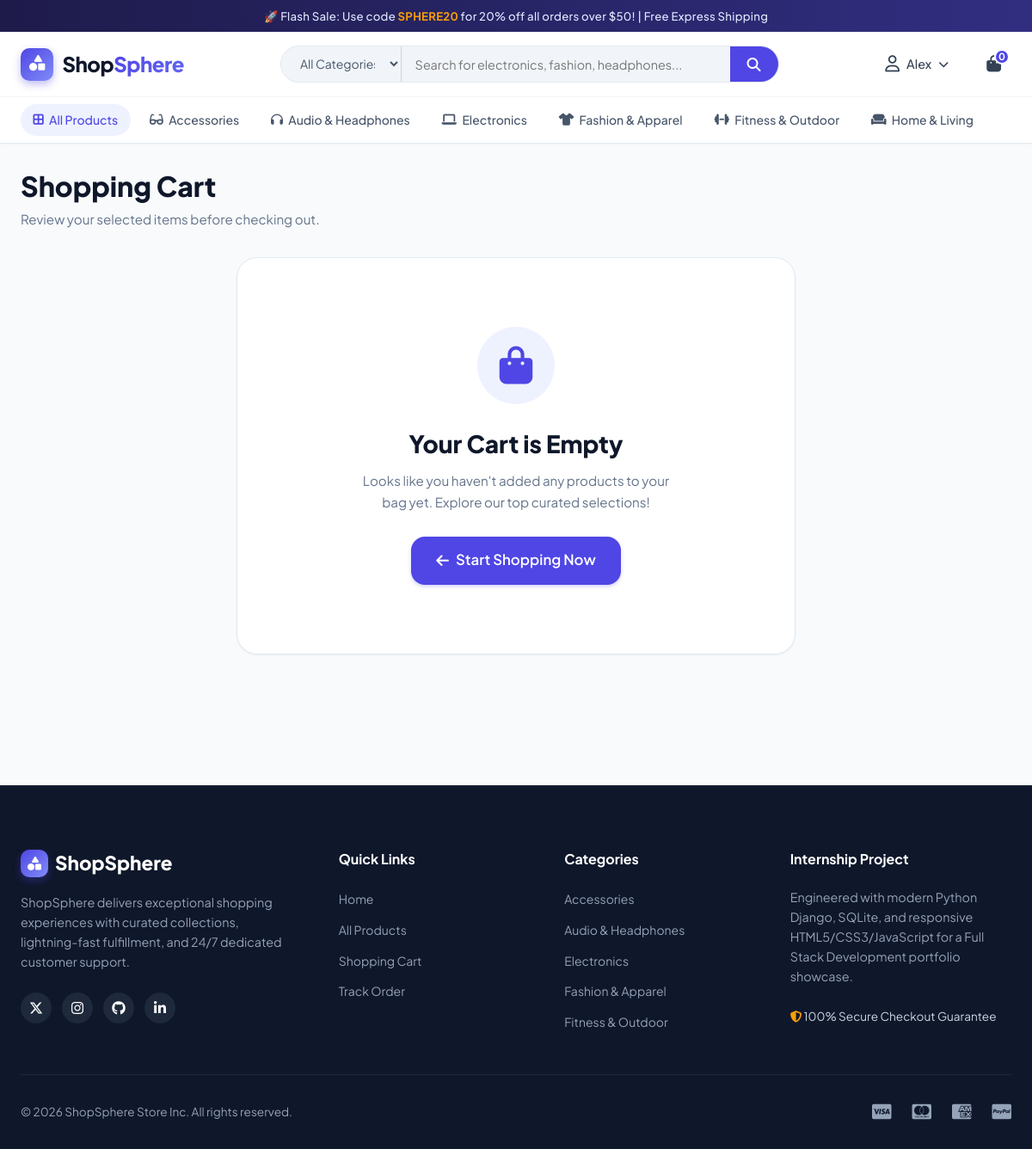
The app's page /cart/ (signed in) with its own data.
### store/models.py (models this page shows, shortened)
class Category(models.Model):
    name = models.CharField(max_length=100, unique=True)
    slug = models.SlugField(max_length=120, unique=True, blank=True)
    description = models.TextField(blank=True)
    icon = models.CharField(max_length=50, default='fa-tag', help_text='FontAwesome icon class e.g. fa-laptop, fa-shirt')
    image_url = models.URLField(max_length=500, blank=True)
    image = models.ImageField(upload_to='categories/', blank=True, null=True)
    is_active = models.BooleanField(default=True)
    created_at = models.DateTimeField(auto_now_add=True)
    class Meta:
        verbose_name_plural = 'Categories'
        ordering = ['name']

### cart/views.py (the view)
# urls.py: path('', views.cart_detail, name='cart_detail'),
def cart_detail(request):
    cart = Cart(request)
    subtotal = cart.get_subtotal()
    shipping = cart.get_shipping_fee()
    tax = cart.get_tax()
    total = cart.get_total()
    context = {
        'cart': cart,
        'subtotal': subtotal,
        'shipping': shipping,
        'tax': tax,
        'total': total,
    }
    return render(request, 'cart/cart.html', context)

### cart/cart.py (called while the page is built)
    def __len__(self):
        return sum(item['quantity'] for item in self.cart.values())

    def get_subtotal(self):
        return sum(Decimal(str(item['price'])) * item['quantity'] for item in self.cart.values())

    def get_shipping_fee(self):
        subtotal = self.get_subtotal()
        if subtotal == Decimal('0.00') or len(self) == 0:
            return Decimal('0.00')
        if subtotal >= Decimal('50.00'):
            return Decimal('0.00')
        return Decimal('9.99')

    def get_tax(self):
        subtotal = self.get_subtotal()
        if subtotal == Decimal('0.00') or len(self) == 0:
            return Decimal('0.00')
        return round(subtotal * Decimal('0.05'), 2)

    def get_total(self):
        if len(self) == 0:
            return Decimal('0.00')
        return self.get_subtotal() + self.get_shipping_fee() + self.get_tax()

### cart/context_processors.py (called while the page is built)
def cart(request):
    cart_obj = Cart(request)
    return {
        'cart': cart_obj,
        'cart_count': len(cart_obj),
        'cart_subtotal': cart_obj.get_subtotal(),
    }

### store/context_processors.py (called while the page is built)
def store_context(request):
    categories = Category.objects.filter(is_active=True)
    return {
        'all_categories': categories,
    }

### templates/cart/cart.html (shortened to what this page needs)
{% extends 'base.html' %}
{% load static %}
{% block content %}
<div class="container" style="padding-top: 1.5rem; padding-bottom: 3.5rem;">
  <div style="margin-bottom: 2rem;">
    <h1 style="font-size: 2rem; font-weight: 800; color: var(--gray-900);">Shopping Cart</h1>
    <span style="color: var(--gray-500); font-size: 0.95rem;">Review your selected items before checking out.</span>
  </div>
  {% if cart %}
    <div class="cart-layout">
      <div class="cart-card">
        <table class="cart-table">
          <thead>
            <tr>
              <th style="width: 45%;">Product</th>
              <th style="width: 15%;">Price</th>
              <th style="width: 20%;">Quantity</th>
              <th style="width: 15%;">Subtotal</th>
              <th style="width: 5%;"></th>
            </tr>
          </thead>
          <tbody>
            {% for item in cart %}
              <tr id="cart-row-{{ item.product.id }}">
                <td>
                  <div class="cart-product">
                    <img src="{{ item.product.display_image }}" alt="{{ item.product.name }}" class="cart-thumb">
                    <div>
                      <span class="cart-product-cat">{{ item.product.category.name }}</span>
                      <h4 class="cart-product-title">
                        <a href="{{ item.product.get_absolute_url }}">{{ item.product.name }}</a>
                      </h4>
                    </div>
                  </div>
                </td>
                <td>
                  <span style="font-weight: 600; color: var(--gray-800);">${{ item.price }}</span>
                </td>
                <td>
                  <div class="quantity-control">
                    <button type="button" class="qty-btn cart-qty-btn" data-action="decrease" data-product-id="{{ item.product.id }}" title="Decrease quantity">
                      <i class="fa-solid fa-minus" style="font-size: 0.75rem;"></i>
                    </button>
                    <span class="cart-qty-val" style="width: 36px; text-align: center; font-weight: 700; font-size: 0.9rem;">{{ item.quantity }}</span>
                    <button type="button" class="qty-btn cart-qty-btn" data-action="increase" data-product-id="{{ item.product.id }}" title="Increase quantity">
                      <i class="fa-solid fa-plus" style="font-size: 0.75rem;"></i>
                    </button>
                  </div>
                </td>
                <td>
                  <span class="cart-item-total" style="font-weight: 800; color: var(--gray-900); font-size: 1.05rem;">${{ item.total_price }}</span>
                </td>
                <td>
                  <button type="button" class="cart-remove-btn" data-product-id="{{ item.product.id }}" title="Remove item">
                    <i class="fa-regular fa-trash-can"></i>
                  </button>
                </td>
              </tr>
            {% endfor %}
          </tbody>
        </table>
        <div style="display: flex; justify-content: space-between; align-items: center; margin-top: 2rem; padding-top: 1.5rem; border-top: 1px solid var(--gray-200); flex-wrap: wrap; gap: 1rem;">
          <a href="{% url 'store:product_list' %}" class="btn btn-outline">
            <i class="fa-solid fa-arrow-left"></i> Continue Shopping
          </a>
          <a href="{% url 'cart:cart_clear' %}" class="btn btn-outline" style="color: var(--danger); border-color: var(--danger-light);" onclick="return confirm('Are you sure you want to empty your entire cart?');">
            <i class="fa-solid fa-trash"></i> Clear Cart
          </a>
        </div>
      </div>
      <aside class="order-summary-box">
        <h3 class="summary-title">Order Summary</h3>
        <div class="summary-row">
          <span>Items Subtotal</span>
          <span id="summary-subtotal" style="font-weight: 700; color: var(--gray-800);">${{ subtotal }}</span>
        </div>
        <div class="summary-row">
          <span>Estimated Shipping</span>
          <span id="summary-shipping" style="font-weight: 700; color: var(--gray-800);">
            {% if shipping == 0 %}
              <span style="color: var(--success); font-weight: 700;">FREE</span>
            {% else %}
              ${{ shipping }}
            {% endif %}
          </span>
        </div>
        <div class="summary-row">
          <span>Estimated Tax (5%)</span>
          <span id="summary-tax" style="font-weight: 700; color: var(--gray-800);">${{ tax }}</span>
        </div>
        <div class="summary-row total-row">
          <span>Grand Total</span>
          <span id="summary-total" style="color: var(--primary);">${{ total }}</span>
        </div>
        {% if subtotal < 50 %}
          <div style="background: var(--accent-light); color: #92400e; padding: 0.65rem 0.85rem; border-radius: var(--radius-md); font-size: 0.8rem; margin: 1.25rem 0; font-weight: 500;">
            <i class="fa-solid fa-truck-fast"></i> Add items worth <strong>${{ 50|floatformat:2 }}</strong> or more for <strong>FREE shipping</strong>!
          </div>
        {% else %}
          <div style="background: var(--success-light); color: #065f46; padding: 0.65rem 0.85rem; border-radius: var(--radius-md); font-size: 0.8rem; margin: 1.25rem 0; font-weight: 500;">
            <i class="fa-solid fa-circle-check"></i> You have unlocked <strong>Free Express Shipping</strong>!
          </div>
        {% endif %}
        <a href="{% url 'orders:checkout' %}" class="btn btn-primary btn-lg btn-block" style="margin-top: 1.25rem;">
          Proceed to Checkout <i class="fa-solid fa-arrow-right"></i>
        </a>
        <div style="text-align: center; margin-top: 1.5rem; color: var(--gray-500); font-size: 0.8rem; display: flex; align-items: center; justify-content: center; gap: 0.5rem;">
          <i class="fa-solid fa-lock" style="color: var(--success);"></i> Safe & Encrypted 256-Bit Checkout
        </div>
      </aside>
    </div>
  {% else %}
    <div style="background: var(--white); border-radius: var(--radius-xl); border: 1px solid var(--gray-200); padding: 5rem 2rem; text-align: center; max-width: 650px; margin: 2rem auto; box-shadow: var(--shadow-sm);">
      <div style="width: 90px; height: 90px; background: var(--primary-light); color: var(--primary); border-radius: var(--radius-full); display: flex; align-items: center; justify-content: center; font-size: 2.75rem; margin: 0 auto 1.5rem;">
        <i class="fa-solid fa-bag-shopping"></i>
      </div>
      <h2 style="font-size: 1.75rem; font-weight: 800; color: var(--gray-900); margin-bottom: 0.5rem;">Your Cart is Empty</h2>
      <p style="color: var(--gray-500); max-width: 380px; margin: 0 auto 1.75rem; font-size: 0.95rem; line-height: 1.6;">
        Looks like you haven't added any products to your bag yet. Explore our top curated selections!
      </p>
      <a href="{% url 'store:product_list' %}" class="btn btn-primary btn-lg">
        <i class="fa-solid fa-arrow-left"></i> Start Shopping Now
      </a>
    </div>
  {% endif %}
</div>
{% endblock %}

### templates/base.html (shortened to what this page needs)
{% load static %}
<!DOCTYPE html>
<html lang="en">
<head>
  <link rel="stylesheet" href="https://cdnjs.cloudflare.com/ajax/libs/font-awesome/6.5.1/css/all.min.css">
  <link rel="stylesheet" href="{% static 'css/style.css' %}">
</head>
<body>
  <div class="announcement-bar">
    <div class="container">
      <span>🚀 Flash Sale: Use code <span class="highlight">SPHERE20</span> for 20% off all orders over $50! | Free Express Shipping</span>
    </div>
  </div>
  <header class="site-header">
    <div class="container">
      <div class="header-main">
        <a href="{% url 'store:home' %}" class="brand-logo">
          <div class="brand-icon">
            <i class="fa-solid fa-shapes"></i>
          </div>
          <span>Shop<span class="sphere">Sphere</span></span>
        </a>
        <div class="header-search">
          <form action="{% url 'store:product_list' %}" method="GET" class="search-form">
            <select name="category" class="search-category-select">
              <option value="">All Categories</option>
            </select>
            <input type="text" name="q" value="{{ query|default:'' }}" class="search-input" placeholder="Search for electronics, fashion, headphones..." required>
            <button type="submit" class="search-btn" title="Search ShopSphere">
              <i class="fa-solid fa-magnifying-glass"></i>
            </button>
          </form>
        </div>
        <div class="header-actions">
          {% if user.is_authenticated %}
            <div class="user-menu">
              <a href="{% url 'accounts:profile' %}" class="action-link">
                <i class="fa-regular fa-user"></i>
                <span>{{ user.first_name|default:user.username }}</span>
                <i class="fa-solid fa-chevron-down" style="font-size: 0.75rem;"></i>
              </a>
            </div>
          {% else %}
            <a href="{% url 'accounts:login' %}" class="action-link">
              <i class="fa-regular fa-user"></i>
              <span>Sign In</span>
            </a>
          {% endif %}
          <a href="{% url 'cart:cart_detail' %}" class="action-link" title="Shopping Cart">
            <i class="fa-solid fa-bag-shopping"></i>
            <span class="badge-counter cart-badge">{{ cart_count }}</span>
          </a>
        </div>
      </div>
    </div>
    <nav class="category-nav">
      <div class="container">
        <div class="category-nav-inner">
          <a href="{% url 'store:product_list' %}" class="nav-item {% if not category %}active{% endif %}">
            <i class="fa-solid fa-border-all"></i> All Products
          </a>
          {% for cat in all_categories %}
            <a href="{% url 'store:product_list_by_category' cat.slug %}" class="nav-item {% if category.slug == cat.slug %}active{% endif %}">
              <i class="fa-solid {{ cat.icon }}"></i> {{ cat.name }}
            </a>
          {% endfor %}
        </div>
      </div>
    </nav>
  </header>
  <main>
    {% block content %}
    {% endblock %}
  </main>
  <footer class="site-footer">
    <div class="container">
      <div class="footer-grid">
        <div>
          <div class="footer-brand-title">
            <div class="brand-icon" style="width: 32px; height: 32px; font-size: 1rem;">
              <i class="fa-solid fa-shapes"></i>
            </div>
            <span>ShopSphere</span>
          </div>
          <p class="footer-desc">
            ShopSphere delivers exceptional shopping experiences with curated collections, lightning-fast fulfillment, and 24/7 dedicated customer support.
          </p>
          <div class="social-links">
            <a href="#" class="social-icon" title="Twitter/X"><i class="fa-brands fa-x-twitter"></i></a>
            <a href="#" class="social-icon" title="Instagram"><i class="fa-brands fa-instagram"></i></a>
            <a href="#" class="social-icon" title="GitHub"><i class="fa-brands fa-github"></i></a>
            <a href="#" class="social-icon" title="LinkedIn"><i class="fa-brands fa-linkedin-in"></i></a>
          </div>
        </div>
        <div>
          <h4 class="footer-heading">Quick Links</h4>
          <ul class="footer-links">
            <li><a href="{% url 'store:home' %}">Home</a></li>
            <li><a href="{% url 'store:product_list' %}">All Products</a></li>
            <li><a href="{% url 'cart:cart_detail' %}">Shopping Cart</a></li>
            <li><a href="{% url 'orders:order_history' %}">Track Order</a></li>
          </ul>
        </div>
        <div>
          <h4 class="footer-heading">Categories</h4>
          <ul class="footer-links">
            {% for cat in all_categories|slice:":5" %}
              <li><a href="{% url 'store:product_list_by_category' cat.slug %}">{{ cat.name }}</a></li>
            {% endfor %}
          </ul>
        </div>
        <div>
          <h4 class="footer-heading">Internship Project</h4>
          <p class="footer-desc">
            Engineered with modern Python Django, SQLite, and responsive HTML5/CSS3/JavaScript for a Full Stack Development portfolio showcase.
          </p>
          <div style="margin-top: 1rem; color: #cbd5e1; font-size: 0.85rem;">
            <i class="fa-solid fa-shield-halved" style="color: var(--accent);"></i> 100% Secure Checkout Guarantee
          </div>
        </div>
      </div>
      <div class="footer-bottom">
        <span>&copy; {% now "Y" %} ShopSphere Store Inc. All rights reserved.</span>
        <div style="display: flex; gap: 1.5rem; font-size: 1.25rem; color: #94a3b8;">
          <i class="fa-brands fa-cc-visa" title="Visa"></i>
          <i class="fa-brands fa-cc-mastercard" title="Mastercard"></i>
          <i class="fa-brands fa-cc-amex" title="American Express"></i>
          <i class="fa-brands fa-cc-paypal" title="PayPal"></i>
        </div>
      </div>
    </div>
  </footer>
</body>
</html>

### records on screen
Category: name "Accessories"
Category: name "Audio & Headphones"
Category: name "Electronics"
Category: name "Fashion & Apparel"
Category: name "Fitness & Outdoor"
Category: name "Home & Living"

### other values on screen
{{ user.first_name|default:user.username }} "Alex"
{{ cart_count }} "0"
